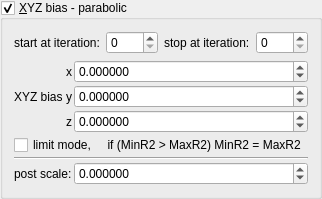
    <widget class="MyGroupBox" name="groupCheck_transf_function_enabled_false">
     <property name="title">
      <string>&amp;XYZ bias - parabolic</string>
     </property>
     <property name="checkable">
      <bool>true</bool>
     </property>
     <layout class="QVBoxLayout" name="verticalLayout_5">
      <item>
       <layout class="QHBoxLayout" name="horizontalLayout_16" stretch="0,1,0,1">
        <item>
         <widget class="QLabel" name="label_97">
          <property name="text">
           <string>start at iteration:</string>
          </property>
         </widget>
        </item>
        <item>
         <widget class="MySpinBox" name="spinboxInt_transf_start_iterations_B">
          <property name="sizePolicy">
           <sizepolicy hsizetype="Minimum" vsizetype="Maximum">
            <horstretch>0</horstretch>
            <verstretch>0</verstretch>
           </sizepolicy>
          </property>
          <property name="minimum">
           <number>0</number>
          </property>
          <property name="maximum">
           <number>999</number>
          </property>
          <property name="value">
           <number>0</number>
          </property>
         </widget>
        </item>
        <item>
         <widget class="QLabel" name="label_69">
          <property name="text">
           <string>stop at iteration:</string>
          </property>
         </widget>
        </item>
        <item>
         <widget class="MySpinBox" name="spinboxInt_transf_stop_iterations_B">
          <property name="sizePolicy">
           <sizepolicy hsizetype="Preferred" vsizetype="Maximum">
            <horstretch>0</horstretch>
            <verstretch>0</verstretch>
           </sizepolicy>
          </property>
          <property name="maximum">
           <number>999</number>
          </property>
         </widget>
        </item>
       </layout>
      </item>
      <item>
       <layout class="QGridLayout" name="gridLayout_16" columnstretch="0,0,1">
        <property name="spacing">
         <number>2</number>
        </property>
        <item row="1" column="2">
         <widget class="MyDoubleSpinBox" name="spinbox3_transf_scale3D_000_y">
          <property name="sizePolicy">
           <sizepolicy hsizetype="Minimum" vsizetype="Maximum">
            <horstretch>0</horstretch>
            <verstretch>0</verstretch>
           </sizepolicy>
          </property>
          <property name="prefix">
           <string/>
          </property>
          <property name="suffix">
           <string/>
          </property>
          <property name="decimals">
           <number>6</number>
          </property>
          <property name="minimum">
           <double>-100.000000000000000</double>
          </property>
          <property name="maximum">
           <double>100.000000000000000</double>
          </property>
          <property name="singleStep">
           <double>0.100000000000000</double>
          </property>
         </widget>
        </item>
        <item row="3" column="0" colspan="3">
         <widget class="MyCheckBox" name="checkBox_transf_function_enabled">
          <property name="text">
           <string notr="true">limit mode,     if (MinR2 &gt; MaxR2) MinR2 = MaxR2</string>
          </property>
         </widget>
        </item>
        <item row="5" column="2">
         <widget class="MyDoubleSpinBox" name="spinbox_transf_scale">
          <property name="sizePolicy">
           <sizepolicy hsizetype="Minimum" vsizetype="Maximum">
            <horstretch>0</horstretch>
            <verstretch>0</verstretch>
           </sizepolicy>
          </property>
          <property name="prefix">
           <string/>
          </property>
          <property name="suffix">
           <string/>
          </property>
          <property name="decimals">
           <number>6</number>
          </property>
          <property name="minimum">
           <double>-99.989999999999995</double>
          </property>
          <property name="maximum">
           <double>99.989999999999995</double>
          </property>
          <property name="singleStep">
           <double>0.100000000000000</double>
          </property>
         </widget>
        </item>
        <item row="0" column="2">
         <widget class="MyDoubleSpinBox" name="spinbox3_transf_scale3D_000_x">
          <property name="sizePolicy">
           <sizepolicy hsizetype="Minimum" vsizetype="Maximum">
            <horstretch>0</horstretch>
            <verstretch>0</verstretch>
           </sizepolicy>
          </property>
          <property name="prefix">
           <string/>
          </property>
          <property name="suffix">
           <string/>
          </property>
          <property name="decimals">
           <number>6</number>
          </property>
          <property name="minimum">
           <double>-100.000000000000000</double>
          </property>
          <property name="maximum">
           <double>100.000000000000000</double>
          </property>
          <property name="singleStep">
           <double>0.100000000000000</double>
          </property>
         </widget>
        </item>
        <item row="4" column="0" colspan="3">
         <widget class="Line" name="line_2">
          <property name="orientation">
           <enum>Qt::Horizontal</enum>
          </property>
         </widget>
        </item>
        <item row="0" column="1">
         <widget class="QLabel" name="label_121">
          <property name="sizePolicy">
           <sizepolicy hsizetype="Preferred" vsizetype="Preferred">
            <horstretch>0</horstretch>
            <verstretch>0</verstretch>
           </sizepolicy>
          </property>
          <property name="text">
           <string notr="true">x</string>
          </property>
          <property name="alignment">
           <set>Qt::AlignRight|Qt::AlignTrailing|Qt::AlignVCenter</set>
          </property>
         </widget>
        </item>
        <item row="2" column="1">
         <widget class="QLabel" name="label_123">
          <property name="sizePolicy">
           <sizepolicy hsizetype="Preferred" vsizetype="Preferred">
            <horstretch>0</horstretch>
            <verstretch>0</verstretch>
           </sizepolicy>
          </property>
          <property name="text">
           <string notr="true">z</string>
          </property>
          <property name="alignment">
           <set>Qt::AlignRight|Qt::AlignTrailing|Qt::AlignVCenter</set>
          </property>
         </widget>
        </item>
        <item row="2" column="2">
         <widget class="MyDoubleSpinBox" name="spinbox3_transf_scale3D_000_z">
          <property name="sizePolicy">
           <sizepolicy hsizetype="Minimum" vsizetype="Maximum">
            <horstretch>0</horstretch>
            <verstretch>0</verstretch>
           </sizepolicy>
          </property>
          <property name="prefix">
           <string/>
          </property>
          <property name="suffix">
           <string/>
          </property>
          <property name="decimals">
           <number>6</number>
          </property>
          <property name="minimum">
           <double>-100.000000000000000</double>
          </property>
          <property name="maximum">
           <double>100.000000000000000</double>
          </property>
          <property name="singleStep">
           <double>0.100000000000000</double>
          </property>
         </widget>
        </item>
        <item row="1" column="1">
         <widget class="QLabel" name="label_122">
          <property name="sizePolicy">
           <sizepolicy hsizetype="Preferred" vsizetype="Preferred">
            <horstretch>0</horstretch>
            <verstretch>0</verstretch>
           </sizepolicy>
          </property>
          <property name="text">
           <string notr="true">y</string>
          </property>
          <property name="alignment">
           <set>Qt::AlignRight|Qt::AlignTrailing|Qt::AlignVCenter</set>
          </property>
         </widget>
        </item>
        <item row="0" column="0" rowspan="3">
         <widget class="QLabel" name="label_22">
          <property name="text">
           <string>XYZ bias</string>
          </property>
         </widget>
        </item>
        <item row="5" column="0" colspan="2">
         <widget class="QLabel" name="label_18">
          <property name="text">
           <string>post scale:</string>
          </property>
         </widget>
        </item>
       </layout>
      </item>
     </layout>
    </widget>
